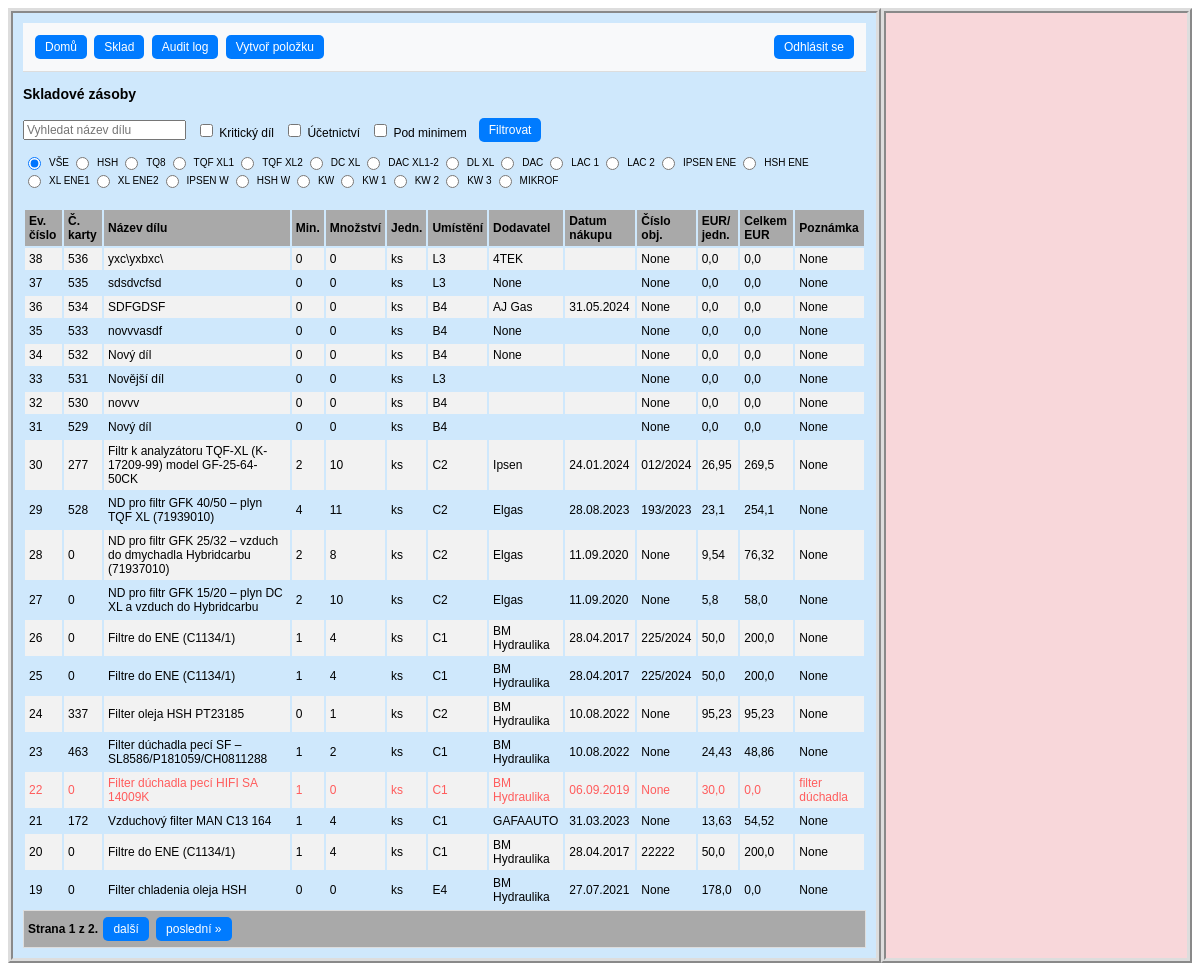
Page /sklad/ (signed in) on the earlier database version.
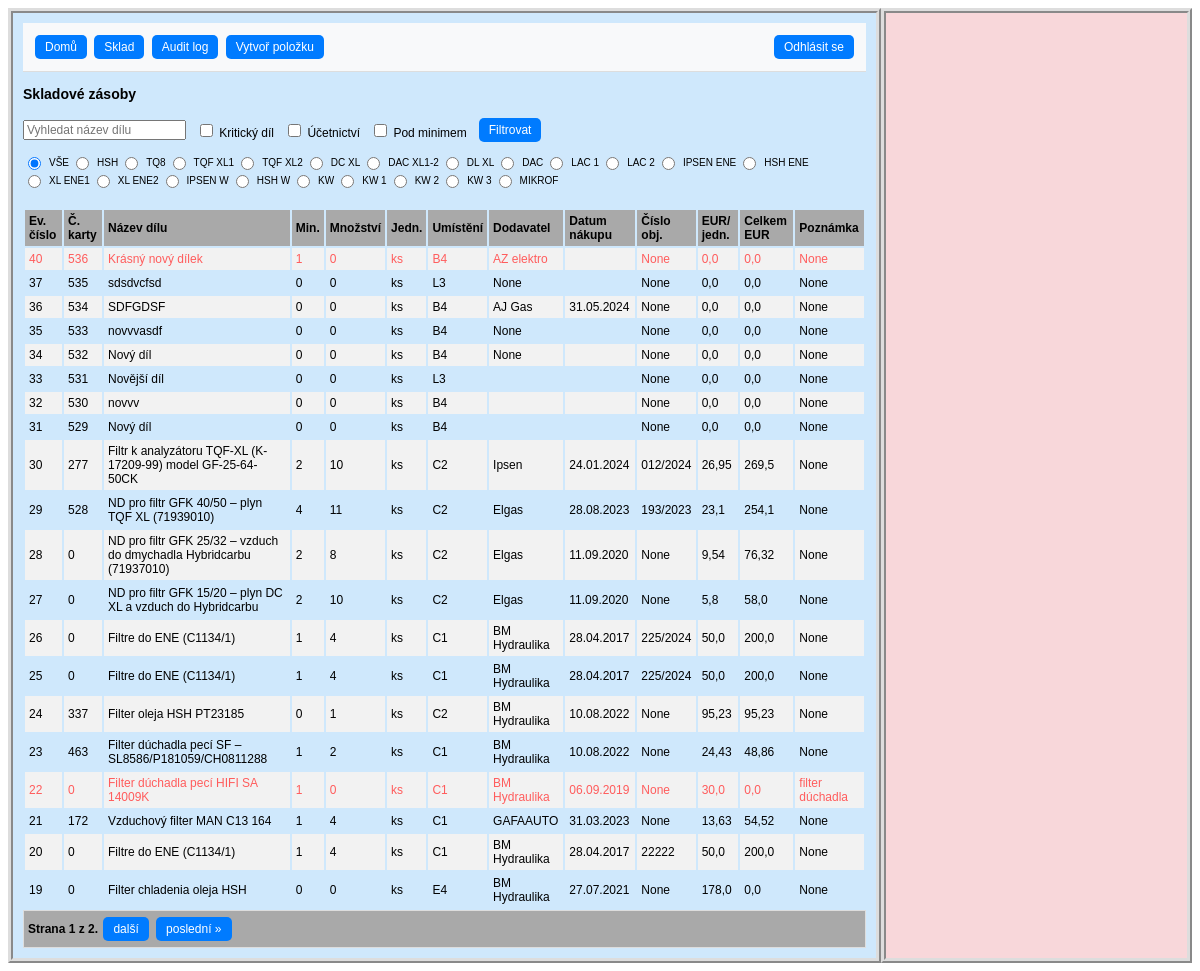
Same page on the later database version.
### hpm_sklad/models.py (models this page shows, shortened)
class Sklad(models.Model):
    class Meta:
        ordering = ["-evidencni_cislo"]
        verbose_name_plural = "Skladové položky"
    JEDNOTKY_CHOICES = [
        ('ks', 'kus'),
        ('kg', 'kilogram'),
        ('par', 'pár'),
        ('l', 'litr'),
        ('m', 'metr'),
        ('baleni', 'balení'),
    ]
    evidencni_cislo = models.AutoField(primary_key=True, verbose_name="Evidenční číslo")
    interne_cislo = models.IntegerField(null=True, verbose_name="Číslo karty")
    objednano = models.CharField(max_length=100, null=True, blank=True, verbose_name="Objednáno?")
    nazev_dilu = models.CharField(max_length=100, verbose_name="Název dílu")
    min_mnozstvi_ks = models.PositiveIntegerField(default=0, verbose_name="Minimum")
    mnozstvi_ks_m_l = models.IntegerField(default=0, validators=[MinValueValidator(0)], verbose_name="Množství")
    jednotky = models.CharField(max_length=10, choices=JEDNOTKY_CHOICES, default='ks', verbose_name="Jednotky")
    umisteni = models.CharField(max_length=25, verbose_name="Umístění")
    dodavatel = models.CharField(max_length=70, null=True, blank=True, verbose_name="Dodavatel")
    datum_nakupu = models.DateField(null=True, blank=True, verbose_name="Datum nákupu")
    cislo_objednavky = models.CharField(max_length=20, null=True, blank=True, verbose_name="Číslo objednávky")
    jednotkova_cena_eur = models.FloatField(default=0.0, validators=[MinValueValidator(0.0)], verbose_name="EUR/jednotka")
    celkova_cena_eur = models.FloatField(default=0.0, validators=[MinValueValidator(0.0)], verbose_name="Celkem EUR")
    poznamka = models.CharField(null=True, blank=True, max_length=200, verbose_name="Poznámka")
    ucetnictvi = models.BooleanField(default=True, verbose_name="Účetnictví")
    kriticky_dil = models.BooleanField(default=False, verbose_name="Kritický díl")
    hsh = models.BooleanField(default=False, verbose_name="HSH")
    tq8 = models.BooleanField(default=False, verbose_name="TQ8")
    tqf_xl1 = models.BooleanField(default=False, verbose_name="TQF XL1")
    tqf_xl2 = models.BooleanField(default=False, verbose_name="TQF XL2")
    dc_xl = models.BooleanField(default=False, verbose_name="DC XL")
    dac_xl1_2 = models.BooleanField(default=False, verbose_name="DAC XL1-2")
    dl_xl = models.BooleanField(default=False, verbose_name="DL XL")
    dac = models.BooleanField(default=False, verbose_name="DAC")
    lac_1 = models.BooleanField(default=False, verbose_name="LAC 1")
    lac_2 = models.BooleanField(default=False, verbose_name="LAC 2")
    ipsen_ene = models.BooleanField(default=False, verbose_name="IPSEN ENE")
    hsh_ene = models.BooleanField(default=False, verbose_name="HSH ENE")
    xl_ene1 = models.BooleanField(default=False, verbose_name="XL ENE1")
    xl_ene2 = models.BooleanField(default=False, verbose_name="XL ENE2")
    ipsen_w = models.BooleanField(default=False, verbose_name="IPSEN W")
    hsh_w = models.BooleanField(default=False, verbose_name="HSH W")
    kw = models.BooleanField(default=False, verbose_name="KW")
    kw1 = models.BooleanField(default=False, verbose_name="KW 1")
    kw2 = models.BooleanField(default=False, verbose_name="KW 2")
    kw3 = models.BooleanField(default=False, verbose_name="KW 3")
    mikrof = models.BooleanField(default=False, verbose_name="MIKROF")
    history = HistoricalRecords()
    @property
    def pod_minimem(self):
        return self.mnozstvi_ks_m_l < self.min_mnozstvi_ks

### hpm_sklad/views.py (the view)
# urls.py: path('sklad/', views.SkladListView.as_view(), name='sklad'),
class SkladListView(LoginRequiredMixin, ListView):
    model = Sklad
    template_name = 'hpm_sklad/sklad.html'
    paginate_by = 20
    ordering = ['evidencni_cislo']
    def get_context_data(self, **kwargs):
        context = super().get_context_data(**kwargs)
        selected_ev_cislo = self.request.GET.get('selected', None)
        if selected_ev_cislo:
            context['selected_item'] = get_object_or_404(Sklad, evidencni_cislo=selected_ev_cislo)
        else:
            context['selected_item'] = None
        return context
    def get_queryset(self):
        queryset = Sklad.objects.all()
        query = self.request.GET.get('q')
        if query:
            queryset = queryset.filter(nazev_dilu__icontains=query)
        filters = {
            'kriticky_dil': self.request.GET.get('kriticky_dil'),
            'ucetnictvi': self.request.GET.get('ucetnictvi'),
        }
        for field, value in filters.items():
            if value == 'on':
                queryset = queryset.filter(**{field: True})
        radio_filter = self.request.GET.get('radio_filter')
        if radio_filter:
            queryset = queryset.filter(**{radio_filter: True})
        pod_minimem = self.request.GET.get('pod_minimem')
        if pod_minimem == 'on':
            queryset = [obj for obj in queryset if obj.pod_minimem]
        return queryset

### hpm_sklad/templates/hpm_sklad/sklad.html (shortened to what this page needs)
{% extends "hpm_sklad/base_left_right_column.html" %}
{% load static %}
{% block navbar %}
<nav class="navbar">
    <div class="navbar-left">
        {% include "hpm_sklad/navbar.html" %}
        {% if perms.hpm_sklad.add_sklad %}
            <a class="button nav-item" href="javascript:void(0);" onclick="loadForm('{% url 'create_sklad' %}')">Vytvoř položku</a>
        {% endif %}
    </div>
    <div class="navbar-right">
        {% include "hpm_sklad/login.html" %}
    </div>
</nav>
{% endblock %}
{% block left_content %}
<h3 class="text-center">Skladové zásoby</h3>
    <form method="GET" action="" class="search-form">
        <div class="search-group">
            <input class="search" type="text" name="q" placeholder="Vyhledat název dílu" value="{{ request.GET.q }}">
            <label>
                <input type="checkbox" name="kriticky_dil" {% if request.GET.kriticky_dil == 'on' %}checked{% endif %}> Kritický díl
            </label>
            <label>
                <input type="checkbox" name="ucetnictvi" {% if request.GET.ucetnictvi == 'on' %}checked{% endif %}> Účetnictví
            </label>
            <label>
                <input type="checkbox" name="pod_minimem" {% if request.GET.pod_minimem == 'on' %}checked{% endif %}> Pod minimem
            </label>
            <button class="search nav-item" type="submit">Filtrovat</button>
        </div>
        <div class="radio-group">
            <label>
                <input type="radio" name="radio_filter" value="" {% if not request.GET.radio_filter or request.GET.radio_filter == '' %}checked{% endif %}> VŠE
            </label>
            <label>
                <input type="radio" name="radio_filter" value="hsh" {% if request.GET.radio_filter == 'hsh' %}checked{% endif %}> HSH
            </label>
            <label>
                <input type="radio" name="radio_filter" value="tq8" {% if request.GET.radio_filter == 'tq8' %}checked{% endif %}> TQ8
            </label>
            <label>
                <input type="radio" name="radio_filter" value="tqf_xl1" {% if request.GET.radio_filter == 'tqf_xl1' %}checked{% endif %}> TQF XL1
            </label>
            <label>
                <input type="radio" name="radio_filter" value="tqf_xl2" {% if request.GET.radio_filter == 'tqf_xl2' %}checked{% endif %}> TQF XL2
            </label>
            <label>
                <input type="radio" name="radio_filter" value="dc_xl" {% if request.GET.radio_filter == 'dc_xl' %}checked{% endif %}> DC XL
            </label>
            <label>
                <input type="radio" name="radio_filter" value="dac_xl1_2" {% if request.GET.radio_filter == 'dac_xl1_2' %}checked{% endif %}> DAC XL1-2
            </label>
            <label>
                <input type="radio" name="radio_filter" value="dl_xl" {% if request.GET.radio_filter == 'dl_xl' %}checked{% endif %}> DL XL
            </label>
            <label>
                <input type="radio" name="radio_filter" value="dac" {% if request.GET.radio_filter == 'dac' %}checked{% endif %}> DAC
            </label>
            <label>
                <input type="radio" name="radio_filter" value="lac_1" {% if request.GET.radio_filter == 'lac_1' %}checked{% endif %}> LAC 1
            </label>
            <label>
                <input type="radio" name="radio_filter" value="lac_2" {% if request.GET.radio_filter == 'lac_2' %}checked{% endif %}> LAC 2
            </label>
            <label>
                <input type="radio" name="radio_filter" value="ipsen_ene" {% if request.GET.radio_filter == 'ipsen_ene' %}checked{% endif %}> IPSEN ENE
            </label>
            <label>
                <input type="radio" name="radio_filter" value="hsh_ene" {% if request.GET.radio_filter == 'hsh_ene' %}checked{% endif %}> HSH ENE
            </label>
            <label>
                <input type="radio" name="radio_filter" value="xl_ene1" {% if request.GET.radio_filter == 'xl_ene1' %}checked{% endif %}> XL ENE1
            </label>
            <label>
                <input type="radio" name="radio_filter" value="xl_ene2" {% if request.GET.radio_filter == 'xl_ene2' %}checked{% endif %}> XL ENE2
            </label>
            <label>
                <input type="radio" name="radio_filter" value="ipsen_w" {% if request.GET.radio_filter == 'ipsen_w' %}checked{% endif %}> IPSEN W
            </label>
            <label>
                <input type="radio" name="radio_filter" value="hsh_w" {% if request.GET.radio_filter == 'hsh_w' %}checked{% endif %}> HSH W
            </label>
            <label>
                <input type="radio" name="radio_filter" value="kw" {% if request.GET.radio_filter == 'kw' %}checked{% endif %}> KW
            </label>
            <label>
                <input type="radio" name="radio_filter" value="kw1" {% if request.GET.radio_filter == 'kw1' %}checked{% endif %}> KW 1
            </label>
            <label>
                <input type="radio" name="radio_filter" value="kw2" {% if request.GET.radio_filter == 'kw2' %}checked{% endif %}> KW 2
            </label>
            <label>
                <input type="radio" name="radio_filter" value="kw3" {% if request.GET.radio_filter == 'kw3' %}checked{% endif %}> KW 3
            </label>
            <label>
                <input type="radio" name="radio_filter" value="mikrof" {% if request.GET.radio_filter == 'mikrof' %}checked{% endif %}> MIKROF
            </label>
        </div>
    </form>
    <div class="container-sklad">
        <table class="table table-bordered">
            <thead class="thead-light">
                <tr>
                    <th>Ev. číslo</th>
                    <th>Č. karty</th>
                    <th>Název dílu</th>
                    <th>Min.</th>
                    <th>Množství</th>
                    <th>Jedn.</th>
                    <th>Umístění</th>
                    <th>Dodavatel</th>
                    <th>Datum nákupu</th>
                    <th>Číslo obj.</th>
                    <th>EUR/ jedn.</th>
                    <th>Celkem EUR</th>
                    <th>Poznámka</th>
                </tr>
            </thead>
            <tbody class="show-pointer">
                {% for sklad in object_list %}
                <tr data-evidencni-cislo="{{ sklad.evidencni_cislo }}" data-detail-url="{% url 'detail_sklad' sklad.evidencni_cislo %}" onclick="loadDetail('{% url 'detail_sklad' sklad.evidencni_cislo %}', '{{ sklad.evidencni_cislo }}')"
                {% if sklad.evidencni_cislo == selected_sklad.evidencni_cislo %} class="selected-row"{% endif %} {% if sklad.pod_minimem %} class="pod-minimem-row"{% endif %}>
                    <td>{{ sklad.evidencni_cislo }}</td>
                    <td>{{ sklad.interne_cislo }}</td>
                    <td>{{ sklad.nazev_dilu }}</td>
                    <td>{{ sklad.min_mnozstvi_ks }}</td>
                    <td>{{ sklad.mnozstvi_ks_m_l }}</td>
                    <td>{{ sklad.jednotky }}</td>
                    <td>{{ sklad.umisteni }}</td>
                    <td>{{ sklad.dodavatel }}</td>
                    <td>{{ sklad.datum_nakupu|date:"d.m.Y" }}</td>
                    <td>{{ sklad.cislo_objednavky }}</td>
                    <td>{{ sklad.jednotkova_cena_eur }}</td>
                    <td>{{ sklad.celkova_cena_eur }}</td>
                    <td>{{ sklad.poznamka|truncatechars:35 }}</td>
                </tr>
                {% endfor %}
            </tbody>
        </table>
    </div>
    {% include "hpm_sklad/pagination.html" %}
{% endblock %}

### hpm_sklad/templates/hpm_sklad/base_left_right_column.html (shortened to what this page needs)
{% load static %}
<!DOCTYPE html>
<html>
    <head>
        <link rel="stylesheet" type="text/css" href="{% static 'css/style.css' %}">
    </head>
    <body>
        <main class="app">
            <div class="left-column">
                 <header>
                    {% block navbar %}{% endblock %}
                </header>
                {% block left_content %}{% endblock %}
            </div>
            <div class="right-column" id="detail">
            </div>
        </main>
    </body>
</html>

### hpm_sklad/templates/hpm_sklad/navbar.html
<a class="button nav-item" href="{% url 'home' %}">Domů</a>
<a class="button nav-item" href="{% url 'sklad' %}">Sklad</a>
<a class="button nav-item" href="{% url 'audit_log' %}">Audit log</a>

### hpm_sklad/templates/hpm_sklad/login.html
{% if user.is_authenticated %}
    <a class="button nav-item" href="{% url 'logout' %}">Odhlásit se</a>
{% else %}
    <a class="button nav-item" href="{% url 'login' %}">Přihlásit se</a>
    <a class="button nav-item" href="{% url 'signup' %}">Registrace</a>
{% endif %}

### hpm_sklad/templates/hpm_sklad/pagination.html (shortened to what this page needs)
{% if is_paginated %}
<div class="pagination">
    <span class="step-links">
        <span class="current">
            Strana {{ page_obj.number }} z {{ page_obj.paginator.num_pages }}.
        </span>
        {% if page_obj.has_next %}
            <a class="nav-item" href="?page={{ page_obj.next_page_number }}">další</a>
            <a class="nav-item" href="?page={{ page_obj.paginator.num_pages }}">poslední &raquo;</a>
        {% endif %}
    </span>
</div>
{% endif %}

### hpm_sklad/static/css/style.css (style rules this page uses)
body { font-size: 12px; font-family: arial; }
th, td { padding: 4px; text-align: left; }
tbody tr:nth-child(odd) { background-color: #ffffff; }
tbody tr:nth-child(odd) { background-color: #f2f2f2; }
thead th { background-color: #A9A9A9; }
.pagination { background-color: #A9A9A9; padding: 4px; border: 1px solid #ddd; text-align: left; }
.show-pointer { cursor: pointer; }
.app { display: flex; flex-direction: row; width: 100%; margin: 0; padding: 0; }
.left-column { flex: 75; margin: 0; padding: 10px; border: 5px ridge #ddd; background-color: #cfe8fc; }
.right-column { flex: 25; margin: 0; padding: 10px; border: 5px ridge #ddd; background-color: #f8d7da; }
.search { font-size: 12px; font-family: arial; }
.nav-item, .button-link { display: inline-block; padding: 5px 10px; margin: 2px; background-color: #007BFF; color: white; text-align: center; text-decoration: none; border-radius: 5px; border: none; transition: background-color 0.3s, color 0.3s; }
.pod-minimem-row { color: #FF5C5C; }
.current { font-weight: bold; }
.navbar { display: flex; justify-content: space-between; align-items: center; padding: 10px; gap: 10px; margin-bottom: 5px; background-color: #f8f9fa; border-bottom: 1px solid #ddd; }
.navbar-left { flex-grow: 1; }
.navbar-right { flex-grow: 0; margin-left: auto; }
.search-form { margin-bottom: 20px; }
.search-group { display: flex; align-items: center; gap: 10px; }
.radio-group { display: flex; flex-wrap: wrap; gap: 2px; margin-top: 10px; }
.radio-group label { display: flex; align-items: center; gap: 5px; font-size: 10px; }

Differences in the rows shown:
removed Sklad: evidencni_cislo "38", interne_cislo "536", nazev_dilu "yxc\\yxbxc\\", min_mnozstvi_ks "0", mnozstvi_ks_m_l "0", jednotky "ks", umisteni "L3", dodavatel "4TEK", cislo_objednavky "None", jednotkova_cena_eur "0,0", celkova_cena_eur "0,0", poznamka "None"
added Sklad: evidencni_cislo "40", interne_cislo "536", nazev_dilu "Krásný nový dílek", min_mnozstvi_ks "1", mnozstvi_ks_m_l "0", jednotky "ks", umisteni "B4", dodavatel "AZ elektro", cislo_objednavky "None", jednotkova_cena_eur "0,0", celkova_cena_eur "0,0", poznamka "None"
